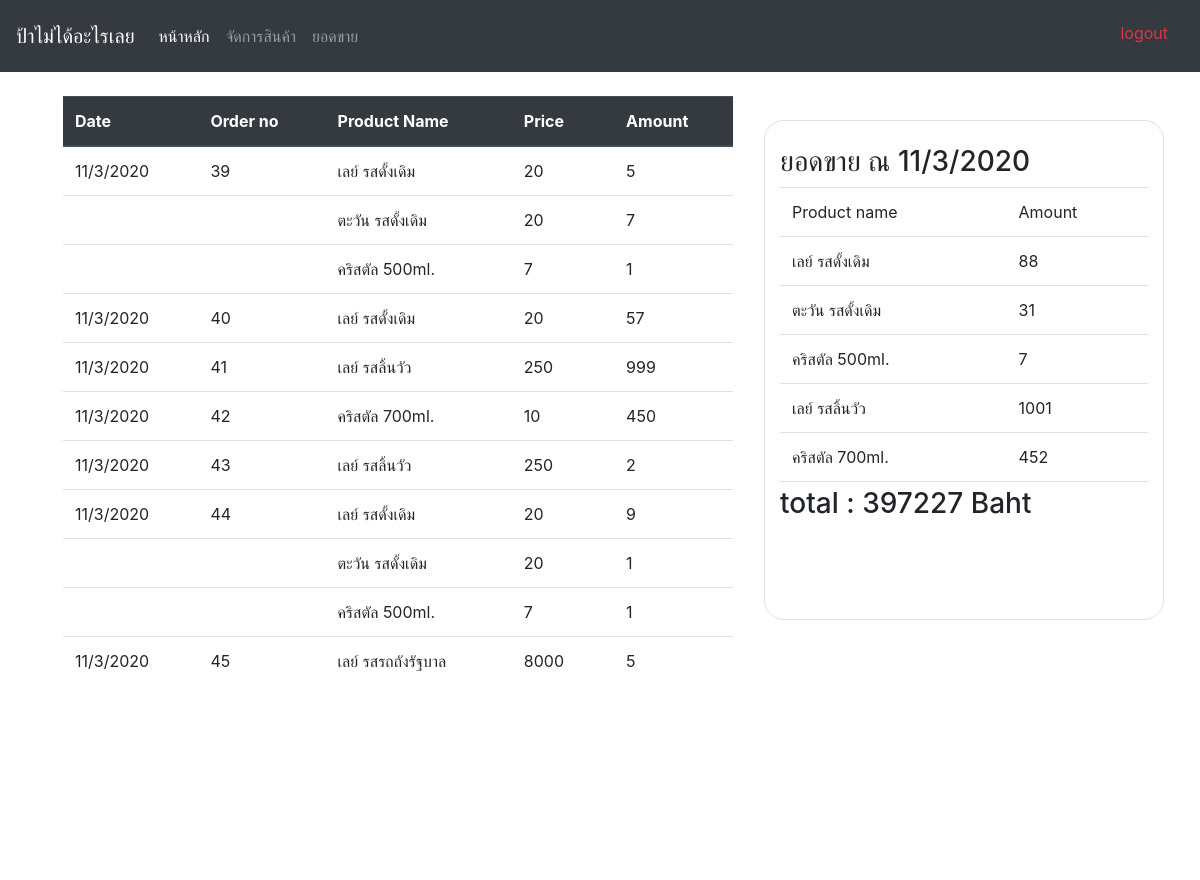
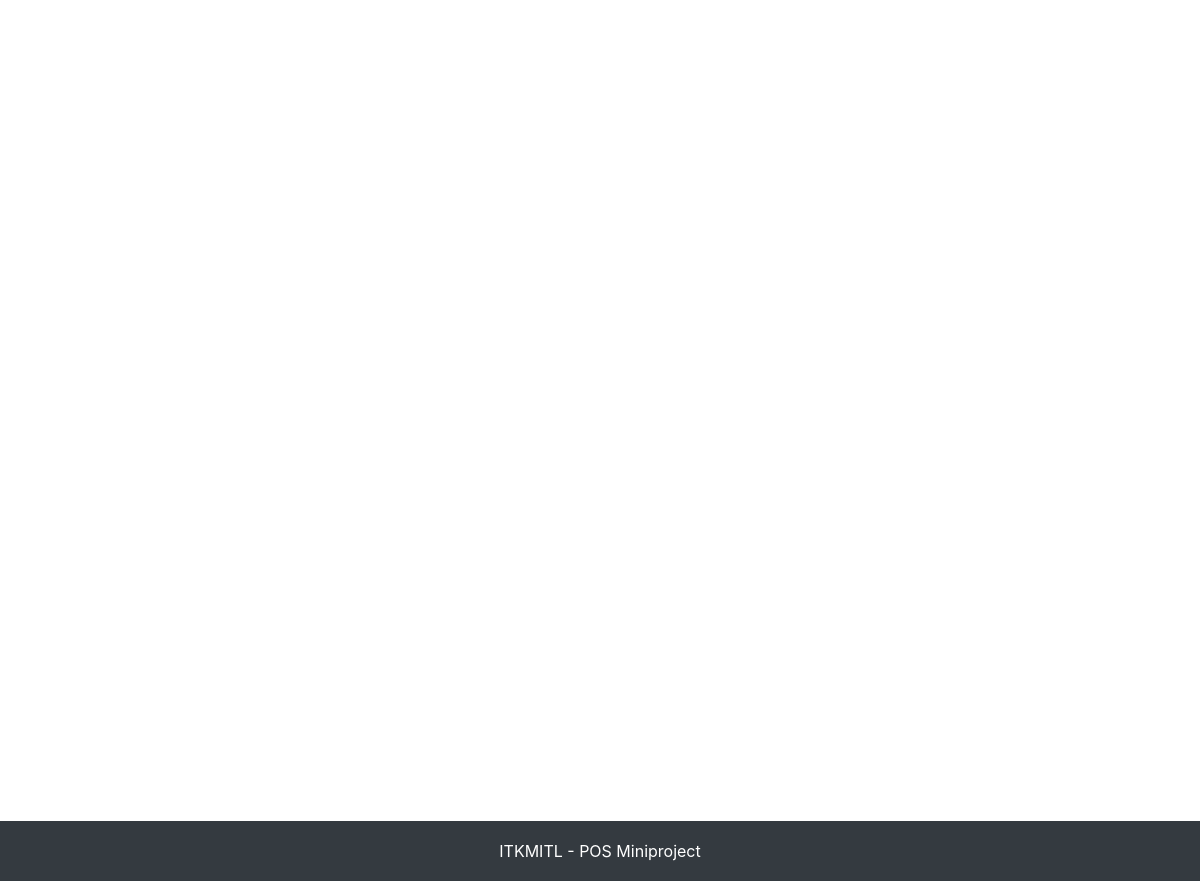
The app's page /report/search/11/3/2020/ (signed in) with its own data (2 pictures, top to bottom).
### shop/models.py (models this page shows)
class Order(models.Model):
    date_time = models.DateTimeField(auto_now=True)
    total_price = models.IntegerField(default=0)
    products = models.ManyToManyField(Product, through='Order_Product')

class Product(models.Model):
    name = models.CharField(max_length=100)
    description = models.CharField(max_length=300, default='')
    price = models.IntegerField(default=0)
    ProductType = models.ForeignKey(ProductType, on_delete=models.CASCADE)
    def __str__(self):
        return self.name

### report/views.py (the view)
# urls.py: path('search/<int:day>/<int:month>/<int:year>/', views.report_search_day, name='report_search_day'),
@login_required
def report_search_day(request, day, month, year):
    orders = Order.objects.all()
    report_type = 'day'
    need_time = day
    print(orders)
    orders = Order.objects.filter(date_time__day=day).filter(
        date_time__month=month).filter(date_time__year=year)
    date_time = orders[0].date_time
    orders_list = []
    sold_list = []
    sold_temp = []
    total_price = 0
    for order in orders:
        order_obj = {}
        order_obj['detail'] = order
        products = Product.objects.filter(order__id=order.id)
        obj = []
        for product in products:
            amount = Order_Product.objects.filter(
                order_id=order.id).filter(product_id=product.id)[0].amount
            product_detail = {
                'product_detail': product,
                'amount': amount,
            }
            obj.append(product_detail)
            sold_detail = {}
            if product not in sold_temp:
                sold_temp.append(product)
                sold_detail = {
                    'product': product,
                    'amount': amount,
                }
                sold_list.append(sold_detail)
            else:
                sold_list[sold_temp.index(product)]['amount'] += amount
        order_obj['product'] = obj
        orders_list.append(order_obj)
        total_price += order.total_price
    print(sold_list)
    context = {
        'orders': orders_list,
        'sold': sold_list,
        'date_time': date_time,
        'need_time': need_time,
        'total_price': total_price,
        'report_type': report_type
    }
    return render(request, template_name='report/report_search.html', context=context)

### report/templates/report/report_search.html (shortened to what this page needs)
{% extends "base.html" %}
{% block content %}
<div class="container-fluid">
    <div class="row">
        <div class="col-7 ml-5">
            <br>
            <div class='overflow-auto' style='height:575px;'>
                <table class='table'>
                    <thead class="thead-dark">
                        <tr>
                            <th>Date</th>
                            <th>Order no</th>
                            <th>Product Name</th>
                            <th>Price</th>
                            <th>Amount</th>
                        </tr>
                    </thead>
                    {% for item in orders %}
                        {% for product in item.product %}
                            <tr>
                                {% if product == item.product|first %}
                                    <td>{{ item.detail.date_time.day }}/{{ item.detail.date_time.month }}/{{ item.detail.date_time.year }}
                                    </td>
                                    <td>{{ item.detail.id }}</td>
                                {% else %}
                                    <td></td>
                                    <td></td>
                                {% endif %}
                                <td>{{ product.product_detail.name }}</td>
                                <td>{{ product.product_detail.price }}</td>
                                <td>{{ product.amount }}</td>
                            </tr>
                        {% endfor %}
                    {% endfor %}
                </table>
            </div>
        </div>
        <div class="col-4 border mt-5 ml-3" id='card_list' style='height:500px;border-radius:20px;'>
            <br>
            {% if report_type == 'day' %}
                <h3>ยอดขาย ณ {{ date_time.day }}/{{ date_time.month }}/{{ date_time.year }}</h3>
            {% elif report_type == 'week' %}
                <h3>ยอดขายสัปดาห์ที่ {{ need_time }}/{{ date_time.year }}</h3>
            {% elif report_type == 'month' %}
                <h3>ยอดขายเดือน {{ date_time.month }}/{{ date_time.year }}</h3>
            {% elif report_type == 'year' %}
                <h3>ยอดขายปี {{ date_time.year }}</h3>
            {% endif %}
            <div class='overflow-auto' style='height:300px;'>
                <table class='table' style=''>
                    <tr>
                        <td>Product name</td>
                        <td>Amount</td>
                    </tr>
                    {% for item in sold %}
                    <tr>
                        <td>{{ item.product.name }}</td>
                        <td>{{ item.amount }}</td>
                    </tr>
                    {% endfor %}
                </table>
            </div>
            <h3>total : {{ total_price }} Baht</h3>
        </div>
    </div>
</div>
{% endblock %}

### templates/base.html (style rules this page uses)
html { position: relative; min-height: 100%; }
body { margin-bottom: 60px; }

### records on screen
Order: detail.date_time.day "11", detail.date_time.month "3", detail.date_time.year "2020", detail.id "39"
Product: product_detail.name "เลย์ รสดั้งเดิม", product_detail.price "20", amount "5", amount "57", amount "9", product.name "เลย์ รสดั้งเดิม", amount "88"
Product: product_detail.name "ตะวัน รสดั้งเดิม", product_detail.price "20", amount "7", amount "1", product.name "ตะวัน รสดั้งเดิม", amount "31"
Product: product_detail.name "คริสตัล 500ml.", product_detail.price "7", amount "1", product.name "คริสตัล 500ml.", amount "7"
Order: detail.date_time.day "11", detail.date_time.month "3", detail.date_time.year "2020", detail.id "40"
Order: detail.date_time.day "11", detail.date_time.month "3", detail.date_time.year "2020", detail.id "41"
Product: product_detail.name "เลย์ รสลิ้นวัว", product_detail.price "250", amount "999", amount "2", product.name "เลย์ รสลิ้นวัว", amount "1001"
Order: detail.date_time.day "11", detail.date_time.month "3", detail.date_time.year "2020", detail.id "42"
Product: product_detail.name "คริสตัล 700ml.", product_detail.price "10", amount "450", product.name "คริสตัล 700ml.", amount "452"
Order: detail.date_time.day "11", detail.date_time.month "3", detail.date_time.year "2020", detail.id "43"
Order: detail.date_time.day "11", detail.date_time.month "3", detail.date_time.year "2020", detail.id "44"
Order: detail.date_time.day "11", detail.date_time.month "3", detail.date_time.year "2020", detail.id "45"
Product: product_detail.name "เลย์ รสรถถังรัฐบาล", product_detail.price "8000", amount "5"

### other values on screen
{{ date_time.day }} "11"
{{ date_time.month }} "3"
{{ date_time.year }} "2020"
{{ total_price }} "397227"
